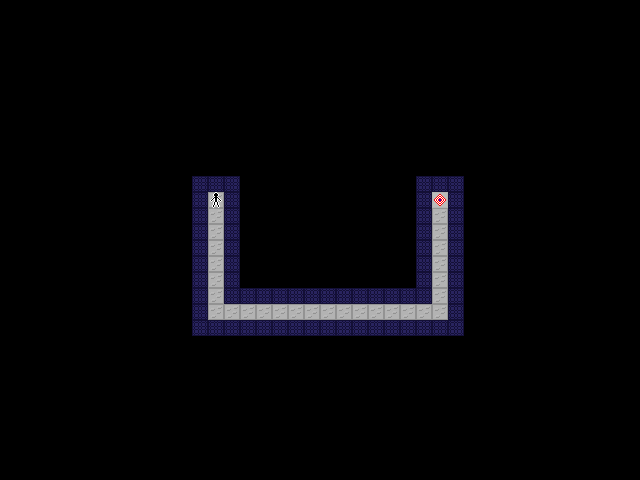

A level layout from a 2D game, rendered from its tile map. Below: a short description, then the map file with tile-grid data replaced by summaries:
An orthogonal 40x30 tile map with 16x16 px tiles, 5 tile layers (tiles, pieces, pieces2, pieces3, ...).

<map version="1.10" tiledversion="1.10.2" orientation="orthogonal" renderorder="right-down" width="40" height="30" tilewidth="16" tileheight="16" infinite="0" nextlayerid="8" nextobjectid="7">
 <tileset firstgid="1" name="tiles" tilewidth="16" tileheight="16" tilecount="81" columns="9">
  <image source="tiles.png" width="144" height="144" />
 </tileset>
 <layer id="1" name="tiles" width="40" height="30">
  <data>[1200 cells, 93 non-empty, 3 distinct tile ids]</data>
 </layer>
 <layer id="2" name="pieces" width="40" height="30">
  <data>[1200 cells, 0 non-empty, 0 distinct tile ids]</data>
 </layer>
 <layer id="6" name="pieces2" width="40" height="30">
  <data>[1200 cells, 0 non-empty, 0 distinct tile ids]</data>
 </layer>
 <layer id="7" name="pieces3" width="40" height="30">
  <data>[1200 cells, 0 non-empty, 0 distinct tile ids]</data>
 </layer>
 <layer id="3" name="actors" width="40" height="30">
  <data>[1200 cells, 1 non-empty, 1 distinct tile ids]</data>
 </layer>
 <objectgroup id="5" name="connectors" />
</map>
